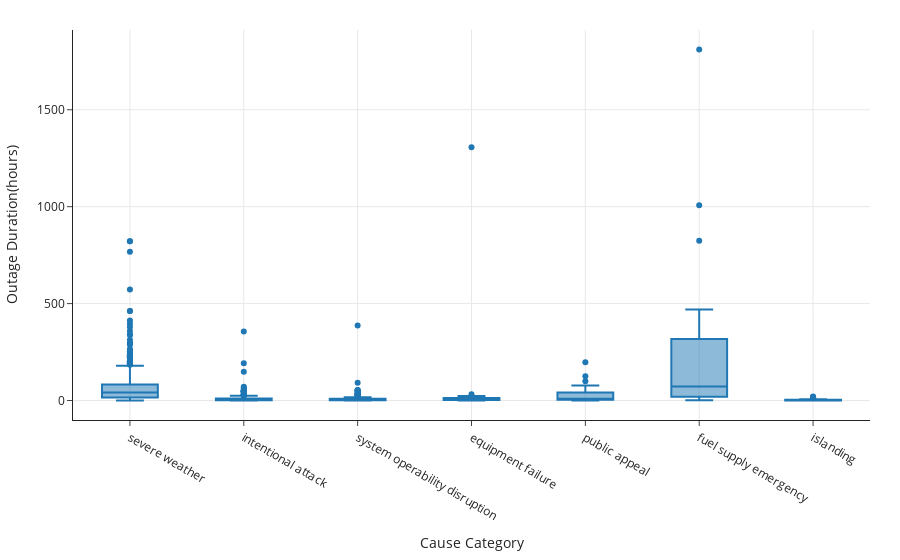

The notebook cell this image was saved under:
### Code cell
fig = px.box(
    outages,
    x='CAUSE.CATEGORY',
    y='OUTAGE.DURATION',
    labels={'CAUSE.CATEGORY': 'Cause Category', 'OUTAGE.DURATION': 'Outage Duration(hours)'}
)
fig

### Figure 1 — Plotly figure (JSON) as saved in the notebook; plotly's stock layout.template omitted (floating-point values rounded to 4 significant figures; data arrays with more than 128 entries replaced by an {"elided": "..."} marker saying what was removed)
{"data": [{"alignmentgroup": "True", "hovertemplate": "Cause Category=%{x}<br>Outage Duration(hours)=%{y}<extra></extra>", "legendgroup": "", "marker": {"color": "#1F77B4"}, "name": "", "notched": false, "offsetgroup": "", "orientation": "v", "showlegend": false, "type": "box", "x": {"elided": "1281 str values"}, "x0": " ", "xaxis": "x", "y": {"elided": "1281 float values"}, "y0": " ", "yaxis": "y"}], "layout": {"boxmode": "group", "legend": {"tracegroupgap": 0}, "xaxis": {"anchor": "y", "domain": [0, 1], "title": {"text": "Cause Category"}}, "yaxis": {"anchor": "x", "domain": [0, 1], "title": {"text": "Outage Duration(hours)"}}}}
